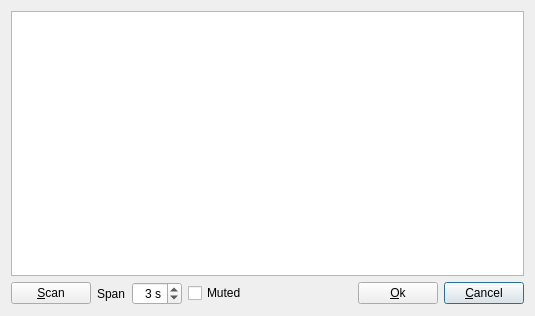
<?xml version="1.0" encoding="UTF-8"?>
<ui version="4.0">
 <class>ScanDialog</class>
 <widget class="QDialog" name="ScanDialog">
  <property name="geometry">
   <rect>
    <x>0</x>
    <y>0</y>
    <width>535</width>
    <height>316</height>
   </rect>
  </property>
  <layout class="QGridLayout" name="gridLayout">
   <item row="0" column="0">
    <widget class="QTableWidget" name="tableWidget">
     <property name="selectionMode">
      <enum>QAbstractItemView::SingleSelection</enum>
     </property>
     <property name="selectionBehavior">
      <enum>QAbstractItemView::SelectRows</enum>
     </property>
     <attribute name="verticalHeaderVisible">
      <bool>false</bool>
     </attribute>
    </widget>
   </item>
   <item row="1" column="0">
    <layout class="QHBoxLayout" name="horizontalLayout">
     <item>
      <widget class="QPushButton" name="scanButton">
       <property name="text">
        <string>&amp;Scan</string>
       </property>
       <property name="checkable">
        <bool>true</bool>
       </property>
       <property name="autoDefault">
        <bool>false</bool>
       </property>
      </widget>
     </item>
     <item>
      <widget class="QLabel" name="label">
       <property name="text">
        <string>Span</string>
       </property>
      </widget>
     </item>
     <item>
      <widget class="QSpinBox" name="intervalSpinBox">
       <property name="toolTip">
        <string>Interval</string>
       </property>
       <property name="alignment">
        <set>Qt::AlignRight|Qt::AlignTrailing|Qt::AlignVCenter</set>
       </property>
       <property name="suffix">
        <string> s</string>
       </property>
       <property name="minimum">
        <number>1</number>
       </property>
       <property name="maximum">
        <number>10</number>
       </property>
       <property name="value">
        <number>3</number>
       </property>
      </widget>
     </item>
     <item>
      <widget class="QCheckBox" name="mutedCheckBox">
       <property name="text">
        <string>Muted</string>
       </property>
      </widget>
     </item>
     <item>
      <spacer name="horizontalSpacer">
       <property name="orientation">
        <enum>Qt::Horizontal</enum>
       </property>
       <property name="sizeHint" stdset="0">
        <size>
         <width>40</width>
         <height>20</height>
        </size>
       </property>
      </spacer>
     </item>
     <item>
      <widget class="QPushButton" name="okButton">
       <property name="text">
        <string>&amp;Ok</string>
       </property>
       <property name="autoDefault">
        <bool>false</bool>
       </property>
      </widget>
     </item>
     <item>
      <widget class="QPushButton" name="cancelButton">
       <property name="text">
        <string>&amp;Cancel</string>
       </property>
       <property name="default">
        <bool>true</bool>
       </property>
      </widget>
     </item>
    </layout>
   </item>
  </layout>
 </widget>
 <resources/>
 <connections/>
</ui>
